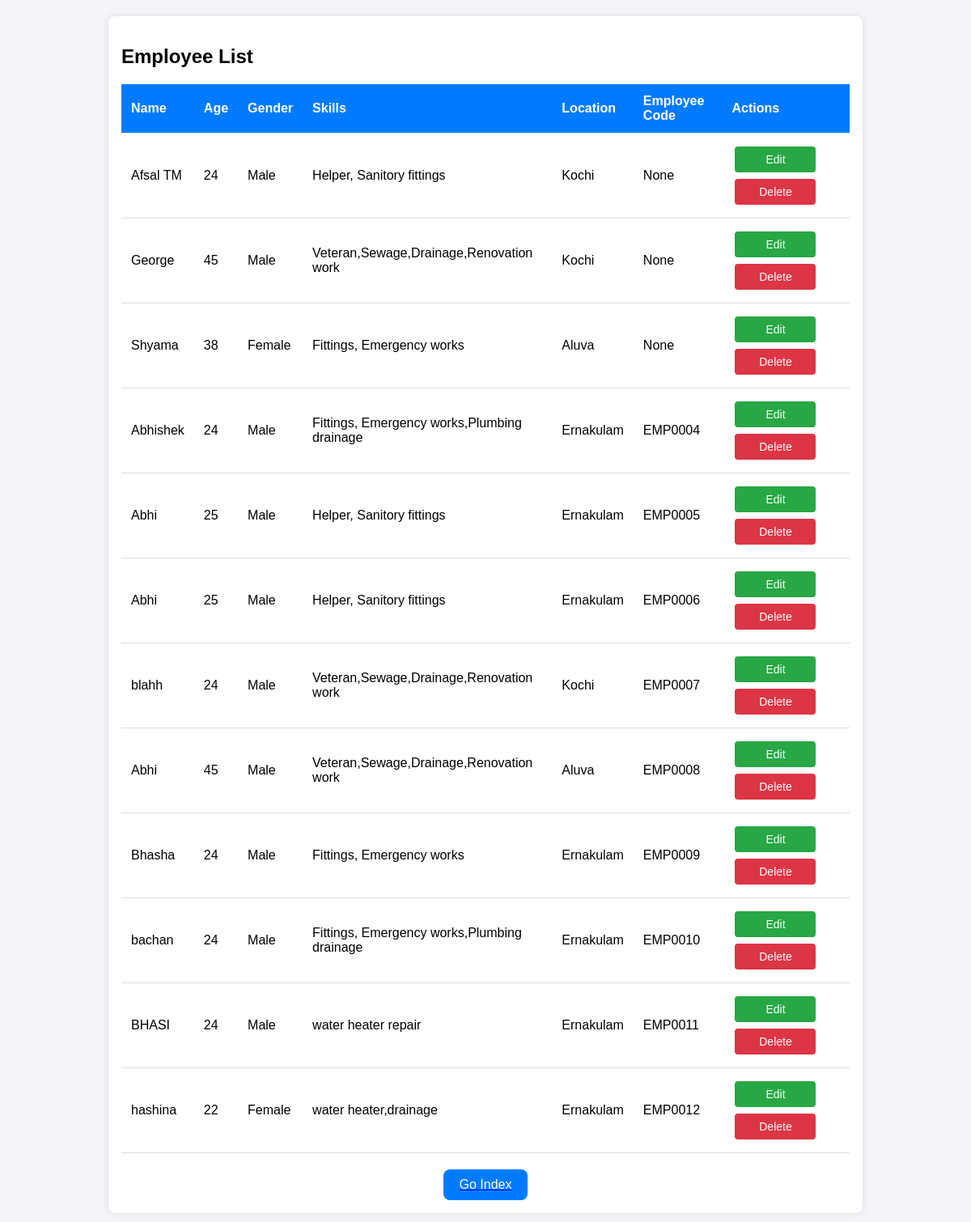
Screenshot of /adminapp/employee_list/ with the database file from the repository.
### adminapp/models.py (models this page shows, shortened)
class Employeedb(models.Model):
    name = models.CharField(max_length=50, null=True, blank=True)
    age = models.CharField(max_length=50, null=True, blank=True)
    gender = models.CharField(max_length=50, null=True, blank=True)
    skills = models.CharField(max_length=50, null=True, blank=True)
    location = models.CharField(max_length=50, null=True, blank=True)
    employee_code = models.CharField(max_length=10, unique=True, null=True, blank=True)  # New field for unique code
    email = models.EmailField(null=True, blank=True)

### adminapp/views.py (the view)
# urls.py: path('employee_list/',views.employee_list,name='employee_list'),
def employee_list(request):
    employees = Employeedb.objects.all()  # Retrieve all employee records
    return render(request, 'employee_list.html', {'employees': employees})

### adminapp/templates/employee_list.html (shortened to what this page needs)
<!DOCTYPE html>
<html lang="en">
<head>
</head>
<body>
<div class="table-container">
    <h2>Employee List</h2>
    <table>
        <thead>
            <tr>
                <th>Name</th>
                <th>Age</th>
                <th>Gender</th>
                <th>Skills</th>
                <th>Location</th>
                <th>Employee Code</th>
                <th>Actions</th>
            </tr>
        </thead>
        <tbody>
            {% for employee in employees %}
            <tr>
                <td>{{ employee.name }}</td>
                <td>{{ employee.age }}</td>
                <td>{{ employee.gender }}</td>
                <td>{{ employee.skills }}</td>
                <td>{{ employee.location }}</td>
                <td>{{ employee.employee_code }}</td>
                <td class="actions">
                    <a href="#"><button class="btn btn-edit">Edit</button></a>
                    <a href="#"><button class="btn btn-delete">Delete</button></a>
                </td>
            </tr>
            {% endfor %}
        </tbody>
    </table>
    <a href="{% url 'admin_index' %}"><button class="go-btn">Go Index</button></a>
</div>
</body>
</html>

### adminapp/templates/employee_list.html (style rules this page uses)
body { font-family: Arial, sans-serif; background-color: #f4f4f9; display: flex; justify-content: center; align-items: flex-start; padding: 20px; margin: 0; }
.table-container { max-width: 900px; width: 100%; background-color: #fff; padding: 1em; border-radius: 8px; box-shadow: 0 0 10px rgba(0, 0, 0, 0.1); }
table { width: 100%; border-collapse: collapse; margin-bottom: 20px; }
th, td { padding: 12px; text-align: left; border-bottom: 1px solid #ddd; }
th { background-color: #007bff; color: #fff; }
td { vertical-align: middle; }
.btn { padding: 8px 16px; font-size: 14px; margin: 4px; border: none; border-radius: 4px; cursor: pointer; transition: background-color 0.3s; display: inline-block; text-align: center; }
.btn-edit, .btn-delete { width: 100px; }
.btn-edit { background-color: #28a745; color: white; }
.btn-delete { background-color: #dc3545; color: white; }
.go-btn { padding: 10px 20px; font-size: 16px; border: none; border-radius: 8px; background-color: #007bff; color: white; text-align: center; display: block; margin: 20px auto 0; cursor: pointer; transition: background-color 0.3s; }

### rows the page displays
Employeedb: name "Afsal TM", age "24", gender "Male", skills "Helper, Sanitory fittings", location "Kochi", employee_code "None"
Employeedb: name "George", age "45", gender "Male", skills "Veteran,Sewage,Drainage,Renovation work", location "Kochi", employee_code "None"
Employeedb: name "Shyama", age "38", gender "Female", skills "Fittings, Emergency works", location "Aluva", employee_code "None"
Employeedb: name "Abhishek", age "24", gender "Male", skills "Fittings, Emergency works,Plumbing drainage", location "Ernakulam", employee_code "EMP0004"
Employeedb: name "Abhi", age "25", gender "Male", skills "Helper, Sanitory fittings", location "Ernakulam", employee_code "EMP0005"
Employeedb: name "Abhi", age "25", gender "Male", skills "Helper, Sanitory fittings", location "Ernakulam", employee_code "EMP0006"
Employeedb: name "blahh", age "24", gender "Male", skills "Veteran,Sewage,Drainage,Renovation work", location "Kochi", employee_code "EMP0007"
Employeedb: name "Abhi", age "45", gender "Male", skills "Veteran,Sewage,Drainage,Renovation work", location "Aluva", employee_code "EMP0008"
Employeedb: name "Bhasha", age "24", gender "Male", skills "Fittings, Emergency works", location "Ernakulam", employee_code "EMP0009"
Employeedb: name "bachan", age "24", gender "Male", skills "Fittings, Emergency works,Plumbing drainage", location "Ernakulam", employee_code "EMP0010"
Employeedb: name "BHASI", age "24", gender "Male", skills "water heater repair", location "Ernakulam", employee_code "EMP0011"
Employeedb: name "hashina", age "22", gender "Female", skills "water heater,drainage", location "Ernakulam", employee_code "EMP0012"
